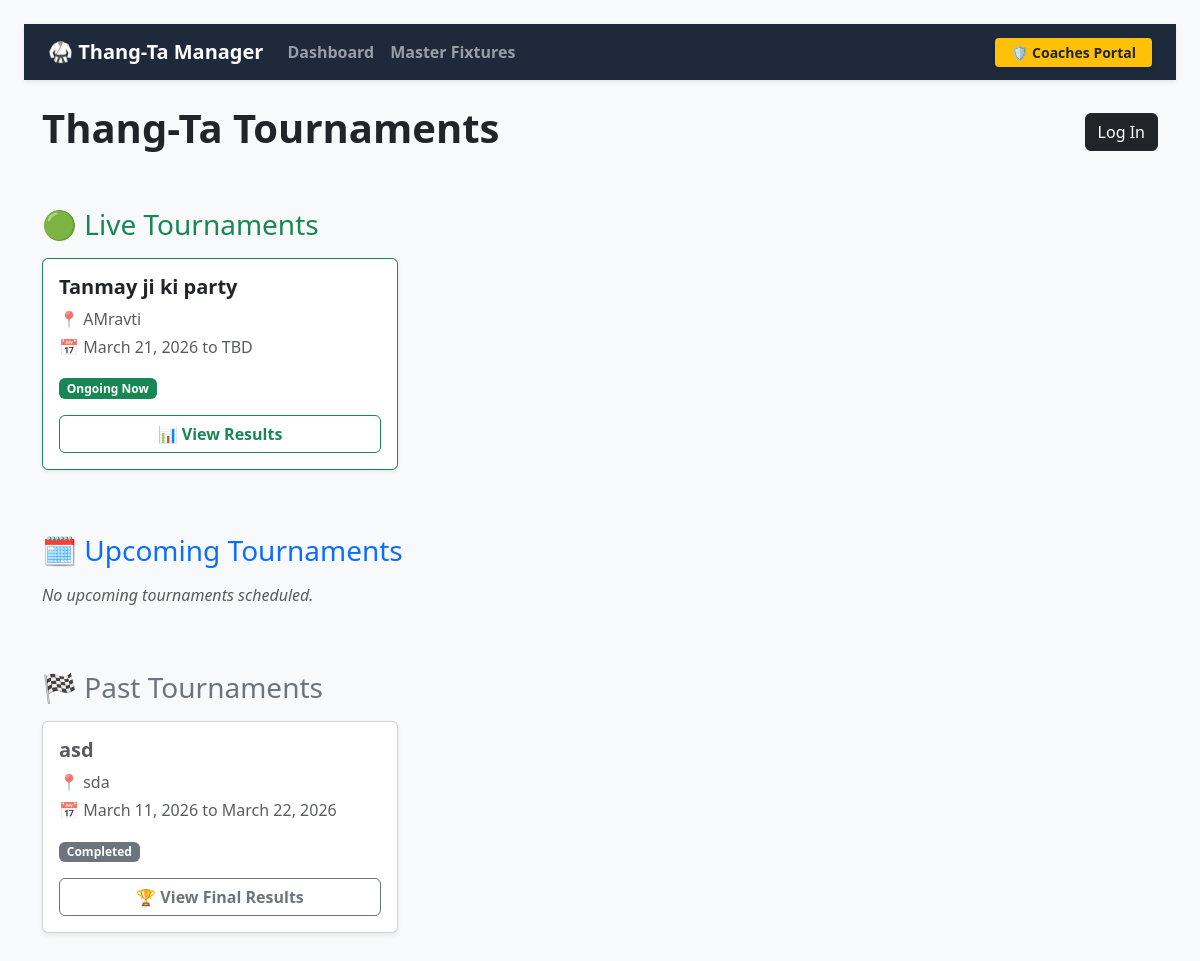
The app's page /tournaments/dashboard/, older data.
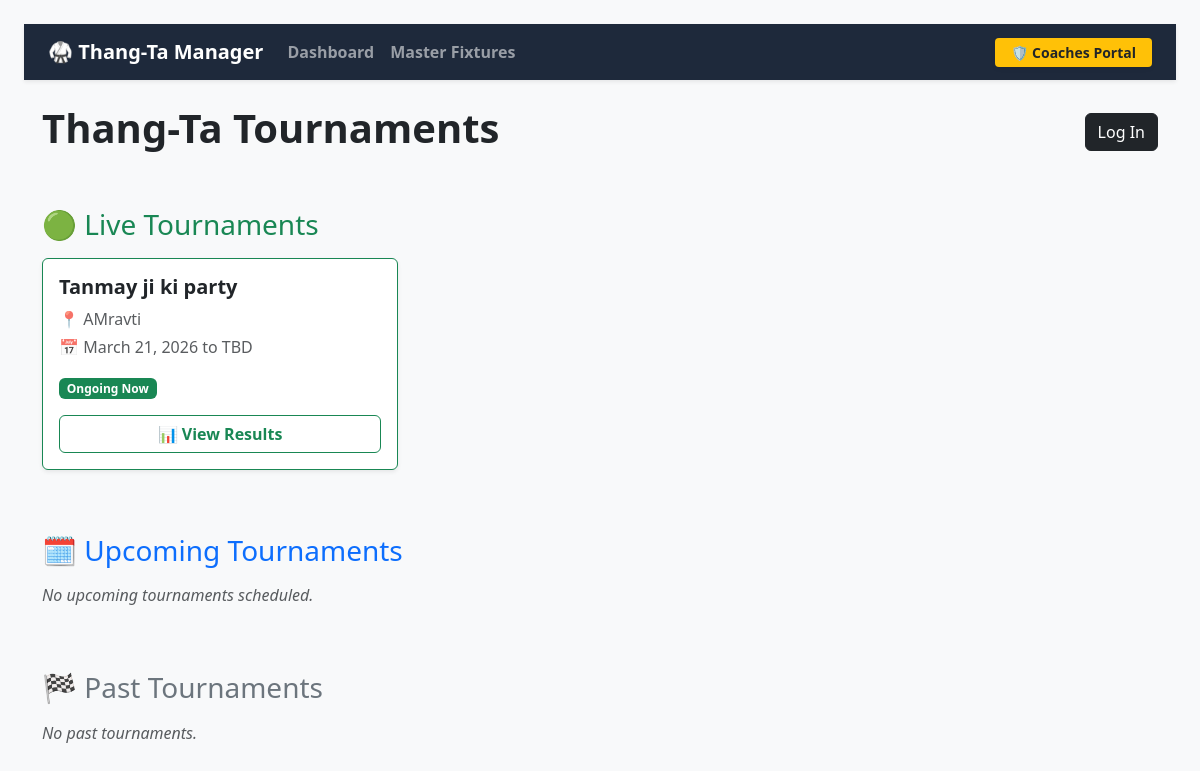
The same page, newer data.
### thangta/models.py (models this page shows, shortened)
class Tournament(models.Model):
    name = models.CharField(max_length=200)
    start_date = models.DateField()
    end_date = models.DateField(null=True, blank=True)
    location = models.CharField(max_length=200, blank=True, null=True)
    created_at = models.DateTimeField(auto_now_add=True)
    battle_rings = models.IntegerField(default=0)

### thangta/views.py (the view)
# urls.py: path('tournaments/dashboard/', TournamentDashboardView.as_view(), name='tournament-dashboard'),
class TournamentDashboardView(TemplateView):
    template_name = 'tournament_dashboard.html'
    def get_context_data(self, **kwargs):
        context = super().get_context_data(**kwargs)
        today = timezone.now().date()
        context['live_tournaments'] = Tournament.objects.filter(
            start_date__lte=today
        ).filter(Q(end_date__isnull=True) | Q(end_date__gt=today)).order_by('start_date')
        context['upcoming_tournaments'] = Tournament.objects.filter(
            start_date__gt=today
        ).order_by('start_date')
        context['past_tournaments'] = Tournament.objects.filter(
            end_date__lte=today, end_date__isnull=False
        ).order_by('-end_date')
        return context

### thangta/templates/tournament_dashboard.html (shortened to what the changed rows need)
<!DOCTYPE html>
<html lang="en">
<head>
    <link href="https://cdn.jsdelivr.net/npm/bootstrap@5.3.0/dist/css/bootstrap.min.css" rel="stylesheet">
</head>
<body class="bg-light p-4">
<div class="container">
    <div class="d-flex justify-content-between align-items-center mb-5">
        <h1 class="fw-bold">Thang-Ta Tournaments</h1>
    </div>
    <div class="row mb-5">
        {% for tournament in live_tournaments %}
        <div class="col-md-4 mb-3">
            <div class="card shadow-sm border-success h-100">
                <div class="card-body d-flex flex-column">
                    <h5 class="card-title fw-bold">{{ tournament.name }}</h5>
                    <p class="card-text text-muted mb-1">📍 {{ tournament.location|default:"TBA" }}</p>
                    <p class="card-text text-muted mb-3">📅 {{ tournament.start_date }} to {{ tournament.end_date|default:"TBD" }}</p>
                    <div class="mt-auto d-flex flex-column gap-2">
                        <div><span class="badge bg-success mb-2">Ongoing Now</span></div>
                        <a href="{% url 'tournament-results' tournament.id %}" class="btn btn-outline-success w-100 fw-bold">📊 View Results</a>
                    </div>
                </div>
            </div>
        </div>
        {% empty %}
        <div class="col-12"><p class="text-muted fst-italic">No live tournaments at the moment.</p></div>
        {% endfor %}
    </div>
    <div class="row mb-5">
        {% for tournament in past_tournaments %}
        <div class="col-md-4 mb-3">
            <div class="card shadow-sm bg-white h-100">
                <div class="card-body d-flex flex-column">
                    <h5 class="card-title fw-bold text-muted">{{ tournament.name }}</h5>
                    <p class="card-text text-muted mb-1">📍 {{ tournament.location|default:"TBA" }}</p>
                    <p class="card-text text-muted mb-3">📅 {{ tournament.start_date }} to {{ tournament.end_date }}</p>
                    <div class="mt-auto d-flex flex-column gap-2">
                        <div><span class="badge bg-secondary mb-2">Completed</span></div>
                        <a href="{% url 'tournament-results' tournament.id %}" class="btn btn-outline-secondary w-100 fw-bold">🏆 View Final Results</a>
                    </div>
                </div>
            </div>
        </div>
        {% empty %}
        <div class="col-12"><p class="text-muted fst-italic">No past tournaments.</p></div>
        {% endfor %}
    </div>
</div>
</body>
</html>

Row changes from the older to the newer data that the page shows:
removed Tournament: name "asd", location "sda", start_date "March 11, 2026", end_date "March 22, 2026", shown under "🏁 Past Tournaments"
Text that changed along with them:
text now shown: "No past tournaments."
